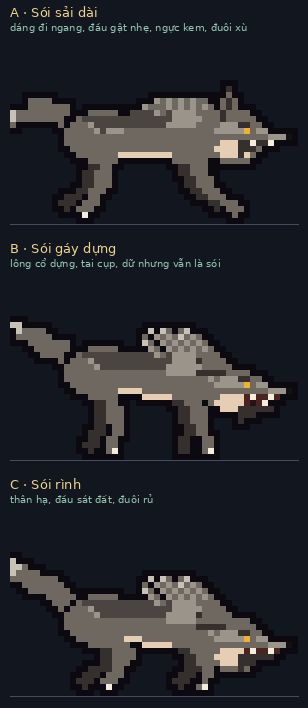

This chart was generated by the following Python code:
#!/usr/bin/env python3
"""Sói xám cho Thất Tinh Ấn — 3 phương án TĨNH để người dùng chọn (skill pixel-sprite bước 0).

Tái dùng bộ vẽ đã có trong lab: sprite-lab/sprites/wolf/gen.py (Sói Rừng, creature-v1, đã promote sang
bach-ai). Không sửa/ghi đè sprite đó — chỉ import hàm wolf(pose) để render 3 dáng tĩnh, rồi đổi tạm palette
trong bộ nhớ cho sát ảnh tham chiếu (xám-nâu, ngực/bụng kem, chân dưới sậm, mắt hổ phách thay vì đỏ).

Tham chiếu 2026-11-23 (tra web thật):
  - Zivatar, "2D Wolf animation assets" (itch.io, trang công khai): sói pixel 4 biến thể màu,
    idle 9 / walk 11 khung; dấu nhận diện = tai nhọn, mõm dài, bờm cổ, đuôi xù, lông xám-nâu, bụng sáng.
  - Slynyrd, Pixelblog 25 "Motion Cycles": đi 4 chân = hông/ngực nhấp nhô lệch nhịp, đầu gật, đuôi trễ.
  - Ảnh người dùng gửi: chỉ học giải phẫu/dáng đi; KHÔNG chép pixel hay watermark (ảnh stock có bản quyền).
  Học: thân thon, mõm dài, ngực sáng tách lưng xám, đuôi xù.
  Tránh: gai lưng/tím hóa (bài học skill: "giống quái vật"), chép pixel ảnh stock.
  Quyết định: 3 dáng KHÁC NHAU bằng pose có sẵn (sải / gồng / rình), cùng palette 10 màu để đồng nhất.

Chạy: python3 sprite-lab/designs/wolf-tta/variants.py -> variants.png (6x, nearest)
"""
from __future__ import annotations

import importlib.util
import sys
from pathlib import Path

from PIL import Image, ImageDraw, ImageFont

HERE = Path(__file__).resolve().parent
WS = HERE.parents[2]
sys.path.insert(0, str(WS / "tools/gamekit/pipeline"))
sys.path.insert(0, str(WS / "sprite-lab/lib"))

SRC = WS / "sprite-lab/sprites/wolf/gen.py"
spec = importlib.util.spec_from_file_location("wolf_gen", SRC)
wg = importlib.util.module_from_spec(spec)
spec.loader.exec_module(wg)

W, H = wg.W, wg.H
FLOOR = wg.PAW_Y + 2
ORIGINAL = dict(wg.C)

# Cùng một palette nền tảng cho cả 3 phương án; chỉ đổi "eye" cho bản thường (không đỏ lóe).
BASE = {
    **ORIGINAL,
    "dark": "#352f2e", "fur": "#6e6860", "lit": "#9a948a", "tip": "#c8c2b6",
    "belly": "#e5ceb4", "saddle": "#4a4540", "eye": "#f0b030",
    "mouth": "#4a2420", "mouth_d": "#2a1210",
}


def render(pose, palette):
    wg.C.clear()
    wg.C.update(palette)
    return wg.wolf(pose).img


def variant_a():
    """Sải dài: dáng đi giữa nhịp, đầu hơi gật, đuôi ngang — gần ảnh tham chiếu nhất."""
    return render({**wg.RUN[0], "hackle": 0.2, "jaw": 0, "ears": 1}, BASE)


def variant_b():
    """Gáy dựng: lông cổ dựng, tai cụp, mõm dữ hơn — cùng loài, dáng rõ khác A."""
    return render({**wg.ATTACK[1], "glow": False}, BASE)


def variant_c():
    """Rình thấp: ngực hạ, đầu sát đất, đuôi rủ — silhouette thấp khác hẳn."""
    return render({**wg.ATTACK[2], "glow": False, "jaw": 1}, BASE)


VARIANTS = [
    ("A · Sói sải dài", variant_a, "dáng đi ngang, đầu gật nhẹ, ngực kem, đuôi xù"),
    ("B · Sói gáy dựng", variant_b, "lông cổ dựng, tai cụp, dữ nhưng vẫn là sói"),
    ("C · Sói rình", variant_c, "thân hạ, đầu sát đất, đuôi rủ"),
]


def main(scale=6):
    sheet = Image.new("RGBA", (W * scale + 20, (H * scale + 44) * len(VARIANTS)), (18, 22, 30, 255))
    d = ImageDraw.Draw(sheet)
    try:
        font = ImageFont.truetype("/usr/share/fonts/truetype/dejavu/DejaVuSans.ttf", 13)
        small = ImageFont.truetype("/usr/share/fonts/truetype/dejavu/DejaVuSans.ttf", 10)
    except OSError:
        font = small = ImageFont.load_default()
    for row, (name, fn, note) in enumerate(VARIANTS):
        y0 = row * (H * scale + 44)
        d.text((10, y0 + 4), name, fill=(236, 210, 140), font=font)
        d.text((10, y0 + 21), note, fill=(150, 200, 180), font=small)
        sheet.alpha_composite(fn().resize((W * scale, H * scale), Image.NEAREST), (10, y0 + 38))
        d.line([(10, y0 + 38 + FLOOR * scale), (10 + W * scale, y0 + 38 + FLOOR * scale)],
               fill=(70, 74, 92), width=1)
    out = HERE / "variants.png"
    sheet.save(out)
    print(out)


if __name__ == "__main__":
    main()
